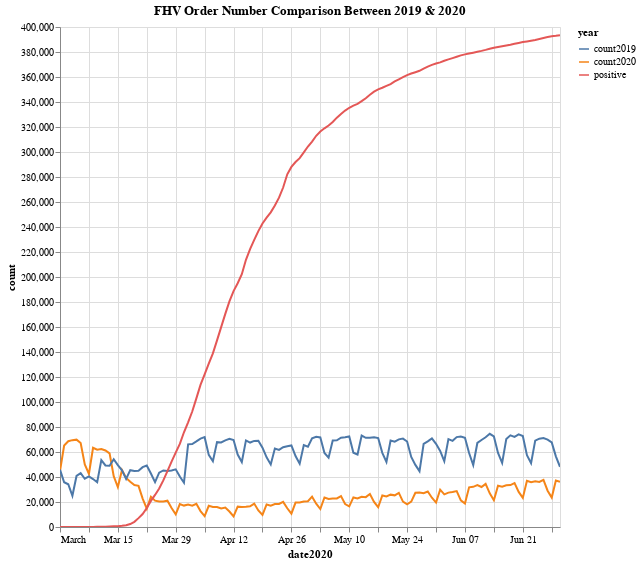

Source (notebook cell):
### Code cell
alt.Chart(fhv_count_long_form, title="FHV Order Number Comparison Between 2019 & 2020").mark_line().encode(
    x=alt.X("date2020:T"),
    y="count:Q",
    color='year:N',
    tooltip=list(fhv_count_long_form.columns)
).properties(
    width=500,
    height=500
).interactive()

### Figure 1 — Vega-Lite specification as saved in the notebook (floating-point values rounded to 4 significant figures; data arrays with more than 128 entries replaced by an {"elided": "..."} marker saying what was removed)
{"config": {"view": {"continuousWidth": 400, "continuousHeight": 300}}, "data": {"name": "data-1107b85c1cd51101781a085dd671ed16"}, "mark": "line", "encoding": {"color": {"type": "nominal", "field": "year"}, "tooltip": [{"type": "nominal", "field": "date2020"}, {"type": "nominal", "field": "year"}, {"type": "quantitative", "field": "count"}], "x": {"type": "temporal", "field": "date2020"}, "y": {"type": "quantitative", "field": "count"}}, "height": 500, "selection": {"selector004": {"type": "interval", "bind": "scales", "encodings": ["x", "y"]}}, "title": "FHV Order Number Comparison Between 2019 & 2020", "width": 500, "$schema": "https://vega.github.io/schema/vega-lite/v4.8.1.json", "datasets": {"data-1107b85c1cd51101781a085dd671ed16": {"elided": "366 records"}}}
